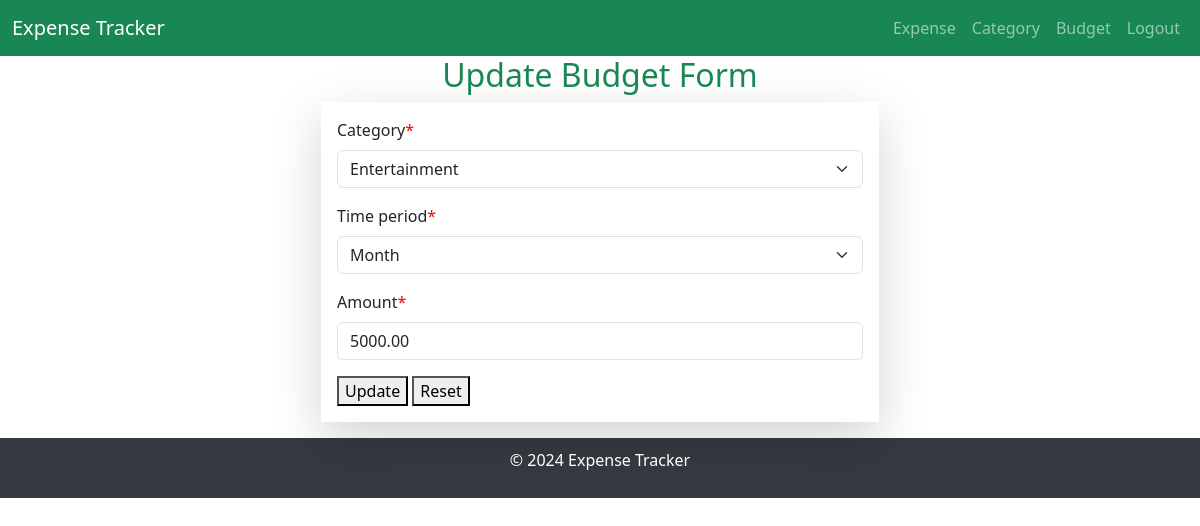
Page /expense/updatebudget/2 (signed in) on the committed database.
### expense/models.py (models this page shows)
class Budget(models.Model):
    PERIOD=(
        ('Week','Week'),
        ('Month', 'Month'),
        ('Year', 'Year')
    )
    user = models.ForeignKey(User, on_delete=models.CASCADE)
    expense = models.ForeignKey(Expense, on_delete=models.CASCADE, null=True)
    category = models.ForeignKey(Category, on_delete=models.SET_NULL, null=True)
    time_period = models.CharField(max_length=200, choices=PERIOD, default=1)
    amount = models.DecimalField(max_digits=10, decimal_places=2)
    rem_amount = models.DecimalField(max_digits=10, decimal_places=2, null=True)

### expense/views.py (the view, shortened to what this page needs)
# urls.py: path('updatebudget/<int:budget_id>', views.update_budget, name='updatebudget'),
@login_required
def update_budget(request, budget_id):
    instance = Budget.objects.get(id=budget_id)
    context = {
        'form':BudgetForm(instance=instance)
    }
    return render(request, 'expense/update_budget.html', context)

### expense/forms.py
class BudgetForm(forms.ModelForm):
    class Meta:
        model = Budget
        fields = ['category', 'time_period', 'amount']

### expense/models.py (called while the page is built)
    def __str__(self):
        return self.name

### expense/templates/expense/update_budget.html (shortened to what this page needs)
{% extends 'layout.html' %}
{% load crispy_forms_tags %}
{% load static %}
{% block content %}
<div class="container">
    <div class="d-flex justify-content-center">
        <div class="col-md-6">
            <h2 class="text-success text-center">Update Budget Form</h2>
            <form action="" method="POST" class="shadow-lg p-3" enctype="multipart/form-data">
                {{ form | crispy }}
                <div class="button-container">
                    <button type="submit" class="btn-add-expense">Update</button>
                    <button type="reset" class="btn-reset">Reset</button>
                </div>
            </form>
        </div>
    </div>
</div>
{% endblock %}

### expense/templates/expense/update_budget.html (style rules this page uses)
.asteriskField { color: red; }

### rows in the picture
Budget: category "Entertainment", time_period "Month", amount "5000.00"
